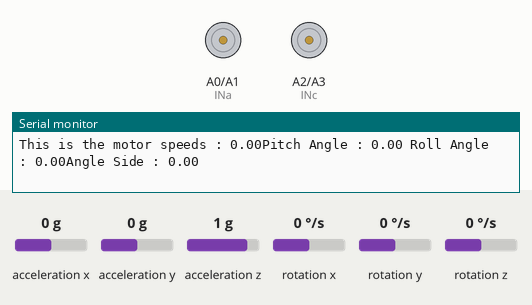
Simulated run of this sketch. Board: Arduino Uno, built with avr-gcc and run on an emulated ATmega328P. On the bench: motor-driver pin pairs drawn as motors (green arrow = first pin HIGH = forward, orange = second pin HIGH = backward, longer = more drive, scaled by the enable pin), the last lines printed to the serial monitor. Wiring (inferred from the names in the program): MPU-6050 motion sensor at I2C address 0x68. Inputs (shaded band) come from the test bench; at power-on: acceleration x 0 g, acceleration y 0 g, acceleration z 1 g, rotation x 0 °/s, rotation y 0 °/s, rotation z 0 °/s.

Above: at 1.4 s.
1.5 s: acceleration x set to -0.8 g
4.5 s: acceleration x set to -1.1 g
At 5.7 s:
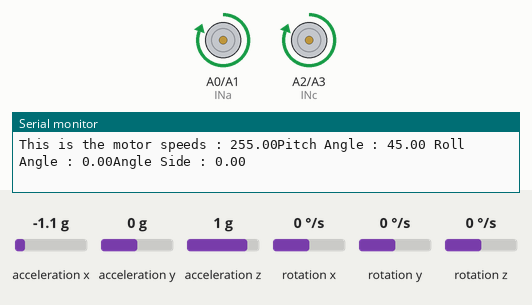
6.0 s: acceleration x set to 1.4 g
At 6.26 s:
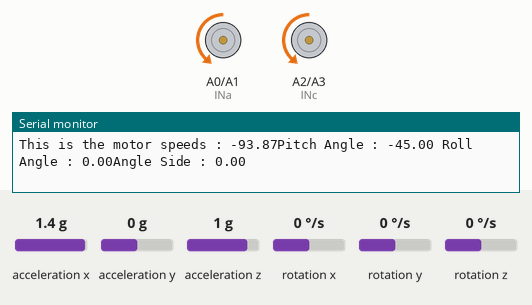
At 8.7 s:
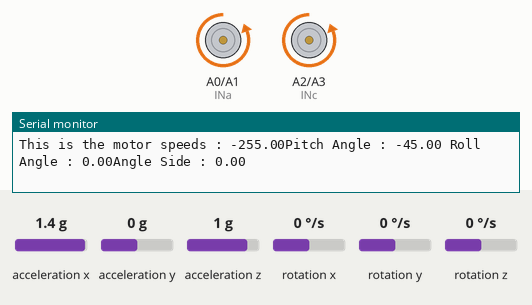
9.0 s: acceleration x set to 1.1 g
10.5 s: acceleration x set to 0.8 g
13.5 s: acceleration x set to -1.4 g
At 14.1 s:
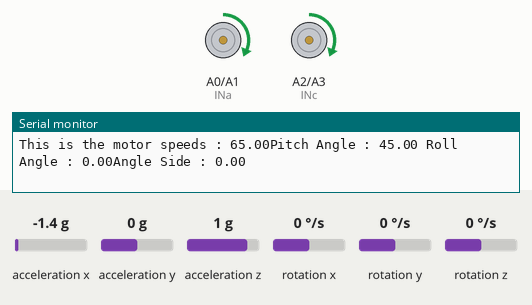
Timing chart, 0 to 17.3 s (numbered marks = the images above; inputs shaded):
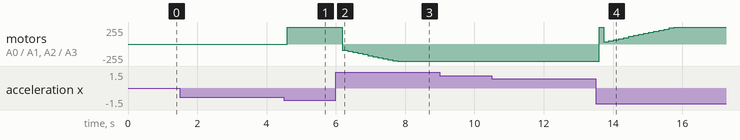

Measured:
- the behaviour switches between -0.9 and -1 g on acceleration x (found by bisection; images 0 and 1)
- after the input at 4.5 s, motor on A0 (INa) / A1 (INb), motor on A2 (INc) / A3 (INd): stopped → forward 255/255 after 0.10 s
- after the input at 6.0 s, motor on A0 (INa) / A1 (INb), motor on A2 (INc) / A3 (INd): moves from forward 255/255 to backward 255/255 over 1.6 s, starting after 0.19 s
- after the input at 13.5 s, motor on A0 (INa) / A1 (INb), motor on A2 (INc) / A3 (INd): backward 255/255 → forward 252/255 after 0.10 s, → forward 33/255 0.14 s later, → forward 49/255 0.14 s later, → forward 65/255 0.14 s later, … (16 changes in this stretch)

The sketch:

code.ino
```cpp
#include <PID_v1.h> // comments for Nana Yaw ( Import this library)
#include <Wire.h>
#include <math.h>

#define Sample 100;
#define Rad2Deg  180 / M_PI;
float Alpha =  0.95;
float Roll_r, Pitch_r, Yaw_r;
float AccX, AccY, AccZ,GyroX,GyroZ,GyroY;
float AngleRoll, AnglePitch, AngleSide ;
float LoopTimer;
float offset_z_ACC , offset_y_ACC , offset_x_ACC , offset_x_GYR , offset_y_GYR , offset_z_GYR ;

#define enA 5   // EnableA command line - should be a PWM pin
#define enB 6   // EnableB command line - should be a PWM pin

// name the motor control pins - replace the ** with your pin number, digital pins do not need the 'D' prefix whereas analogue pins need the 'A' prefix
#define INa A0  // Channel A direction
#define INb A1  // Channel A direction
#define INc A2  // Channel B direction
#define INd A3  // Channel B direction


double Setpoint ; // will be the desired value  ( <---- copy this )
double Input; // photo sensor
double Output ; //motor speed
//PID parameters
double Kp=2.0, Ki=1.25, Kd=0;

void acc() {
  Wire.beginTransmission(0x68);
  Wire.write(0x1A);  // Register for low-passfilter
  Wire.write(0x05);  // Bandwidth 10Hz
  Wire.endTransmission();

  Wire.beginTransmission(0x68);
  Wire.write(0x1C); // register for adjusting scale
  Wire.write(0x10); // +/- 16g Full Scale Range
  Wire.endTransmission();

  Wire.beginTransmission(0x68);
  Wire.write(0x3B);
  Wire.endTransmission();
  Wire.requestFrom(0x68,6);
  int16_t AccXLSB = Wire.read() << 8 | Wire.read();
  int16_t AccYLSB = Wire.read() << 8 | Wire.read();
  int16_t AccZLSB = Wire.read() << 8 | Wire.read();

  AccX=(AccXLSB/4096) - offset_x_ACC;
  AccY=(AccYLSB/4096) - offset_y_ACC;
  AccZ=(AccZLSB/4096) - offset_z_ACC;
  AngleRoll = atan(AccY/sqrt(AccX*AccX+AccZ*AccZ)) * Rad2Deg;
  AnglePitch=-atan(AccX/sqrt(AccY*AccY+AccZ*AccZ)) * Rad2Deg;
}

void gyro(void){

  Wire.beginTransmission(0x68);
  Wire.write(0x1A);  // Register for low-passfilter
  Wire.write(0x05);  // Bandwidth 10Hz
  Wire.endTransmission();

  Wire.beginTransmission(0x68);
  Wire.write(0x1B); // Registor for sensitivity
  Wire.write(0x02); // +/- 1000 degrees per second ( Important for Integration )
  Wire.endTransmission();

  Wire.beginTransmission(0x68);
  Wire.write(0x43);  // first register of Gyroscope
  Wire.endTransmission();
  Wire.requestFrom(0x68,6);
  int16_t GyroX=Wire.read()<<8 | Wire.read();
  int16_t GyroY=Wire.read()<<8 | Wire.read();
  int16_t GyroZ=Wire.read()<<8 | Wire.read();

  Roll_r=GyroX/16.4; // LSB Sensitivity 65.5 LSB/*/s
  Pitch_r=GyroY/16.4;
  Yaw_r=GyroZ/16.4;
}

void offset_Calc(void){
  // Average a number of gyroscope readings to determine the offset
  for (int i = 0; i < 100; i++)
  {
    offset_x_ACC += AccX;
    offset_y_ACC += AccY;
    offset_z_ACC += AccZ;

    offset_x_GYR += GyroX;
    offset_y_GYR += GyroY;
    offset_z_GYR += GyroZ;
  }
  offset_x_ACC /= Sample;
  offset_y_ACC /= Sample;
  offset_z_ACC /= Sample;

  offset_x_GYR /= Sample;
  offset_y_GYR /= Sample;
  offset_z_GYR /= Sample;

}

// motor code
void runMotors(int leftMotor_speed, int rightMotor_speed){
  // limit the speed value between -255 and 255 as the PWM value can only be between 0 and 255 - the negative is handled below
  leftMotor_speed = constrain(leftMotor_speed, -255, 255);
  rightMotor_speed = constrain(rightMotor_speed, -255, 255);

  // vary the motor speeds - use the absolute value to remove the negative
  analogWrite(enA, abs(leftMotor_speed));
  analogWrite(enB, abs(rightMotor_speed));

  // if the speed value is negative, run the motor backwards
  if (leftMotor_speed < 0) {
    digitalWrite(INa, LOW);
    digitalWrite(INb, HIGH);
  }
  // else, run the motor forwards
  else {
    digitalWrite(INa, HIGH);
    digitalWrite(INb, LOW);
  }

  // if the speed value is negative, run the motor backwards
  if (rightMotor_speed < 0) {
    digitalWrite(INc, LOW);
    digitalWrite(INd, HIGH);
  }
  // else run the motor forwards
  else {
    digitalWrite(INc, HIGH);
    digitalWrite(INd, LOW);
  }
}

//create PID instance
PID myPID(&Input, &Output, &Setpoint, Kp, Ki, Kd, DIRECT);

void setup() {
  Serial.begin(57600);
  Wire.begin();
  Wire.beginTransmission(0x68);
  Wire.write(0x6B); // Turn on MPU
  Wire.write(0x00);
  Wire.endTransmission();

  Wire.beginTransmission(0x68);  // for getting ACC values for offset
  Wire.write(0x3B);
  Wire.endTransmission();
  Wire.requestFrom(0x68,6);
  int16_t AccXLSB = Wire.read() << 8 | Wire.read();
  int16_t AccYLSB = Wire.read() << 8 | Wire.read();
  int16_t AccZLSB = Wire.read() << 8 | Wire.read();

  Wire.beginTransmission(0x68);
  Wire.write(0x43);  // first register of Gyroscope
  Wire.endTransmission();
  Wire.requestFrom(0x68,6);
  int16_t GyroX=Wire.read()<<8 | Wire.read();
  int16_t GyroY=Wire.read()<<8 | Wire.read();
  int16_t GyroZ=Wire.read()<<8 | Wire.read();

  offset_Calc();
  delay(250);
  Wire.beginTransmission(0x68);
  Wire.write(0x6B);
  Wire.write(0x00);
  Wire.endTransmission();

  Setpoint = 0;

  myPID.SetOutputLimits(-255,255);
  myPID.SetMode(AUTOMATIC);
  myPID.SetTunings(Kp,Ki,Kd);


  // configure the motor control pins as outputs
  pinMode(INa, OUTPUT);
  pinMode(INb, OUTPUT);
  pinMode(INc, OUTPUT);
  pinMode(INd, OUTPUT);
  pinMode(enA, OUTPUT);
  pinMode(enB, OUTPUT);

}
void loop() {
  gyro();
  acc();
  delay(40);

  Serial.print("Pitch Angle : ");
  Serial.print(AnglePitch);
  Serial.print(" Roll Angle : ");
  Serial.print(AngleRoll);
  Serial.print("Angle Side : ");
  AngleSide = AngleSide + GyroZ;
  Serial.println(AngleSide);


  //read the value from the MPU-6050 kalman filter output
  Input = map(AnglePitch,90,-90,-255,255);
  myPID.Compute();
  Serial.print("\nThis is the motor speeds : ");


  Serial.print(Output);

  runMotors(Output, Output);


}
```
